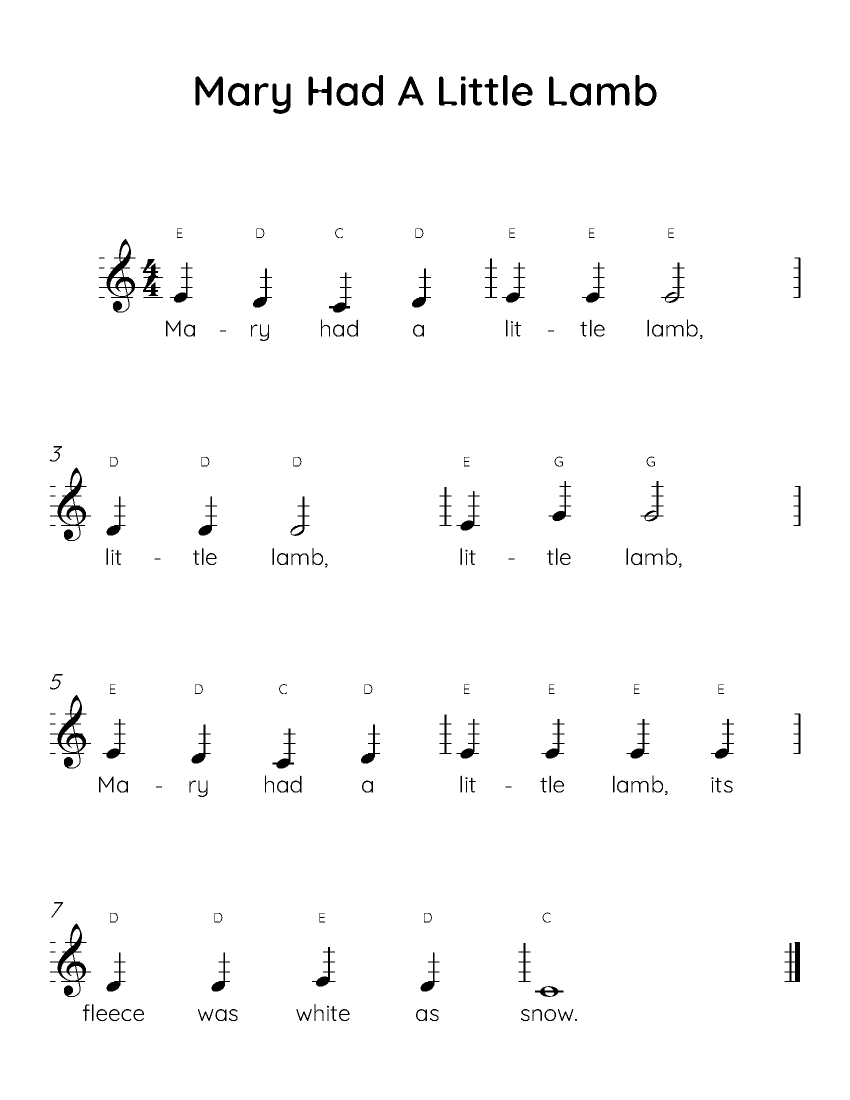
#> input picture no_lines.png, 1700 x 2200 px (shown at 1/2 size)
$ python -i preprocess.py   (imports and definitions only)
#> lines starting #> are read from the running program, lines starting #| are printed output that depends on the picture; after the words box and inside, x2 and y2 are one past the last pixel; in counts of white or black regions, pixels touching at a corner belong together
#> further down, picture is the input picture: shape (2200, 1700, 3); 98.2% white; 195 black regions (7 under 20 px), largest, box (x1, y1, x2, y2) and area: (198, 478, 326, 625) 3896, (100, 1390, 182, 1537) 2637, (100, 935, 182, 1082) 2631
# from edge import canny
import cv2
import os
import math
import numpy as np
import matplotlib.pyplot as plt
from musics import Note


# reads input file as a numpy image
# returns grayscale version of image, and gaussian blurred image
# [136 lines left out: functions filter_img, display_imgs, set_blob_params, find_blobs, create_note_objs, crop_to_note and 1 more, not called in this run]


##  ---------  Line Removal  -------------

'''
    Remove horizontal lines from input img
    input:
        img -> cv2 original sheet music image (3-channel)
        gray -> cv2 grayscale sheet music image

    output:
        result -> image reconstructed around removed lines
        no_lines -> image with staff lines deleted, but notes not reconstructed
        only_lines -> image with just identified staff lines masked out, used in line detector
'''
# based on a process described here: https://stackoverflow.com/questions/46274961/removing-horizontal-lines-in-image-opencv-python-matplotlib
# [23 lines left out: function remove_horizontal, not called in this run]


# remove vertical (note verticals) lines from image
# expects image with horizontals already removed
def remove_vertical(img):
    invert_img = cv2.bitwise_not(img)  # convert to white being notes
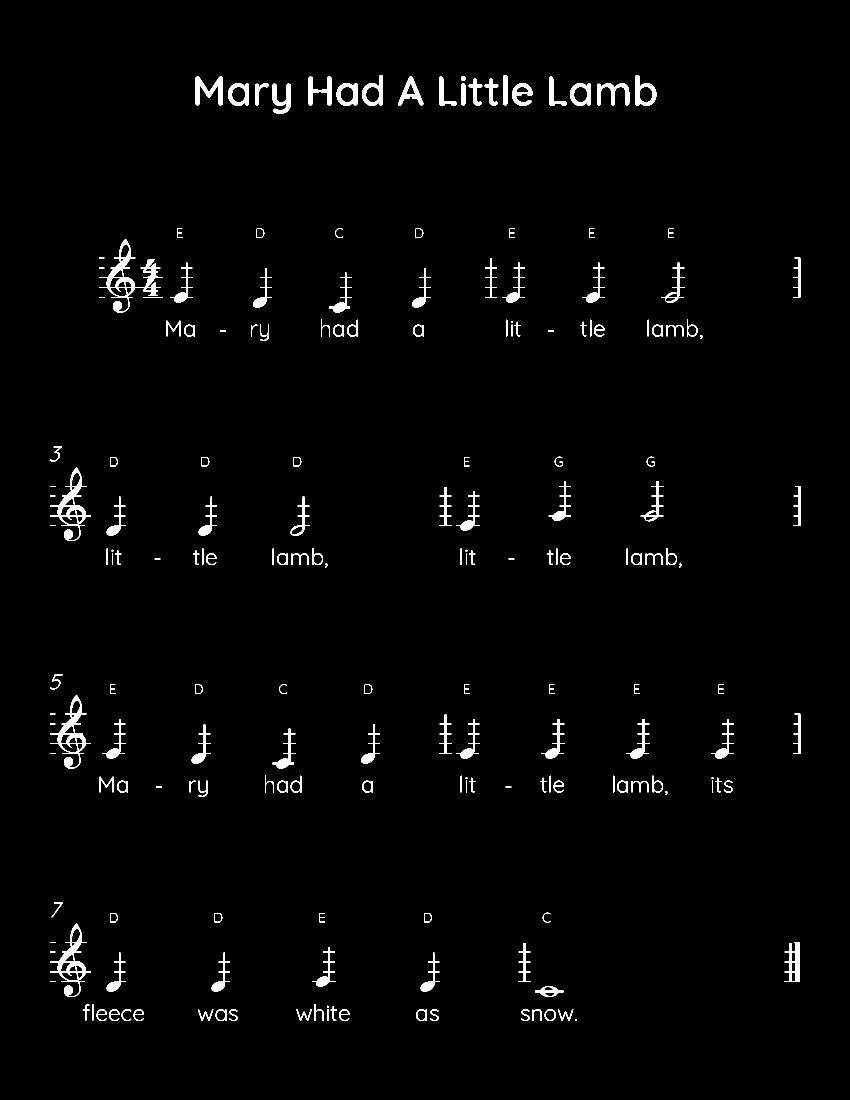
#> invert_img: shape (2200, 1700, 3) (shown at 1/2 size); 1.8% white; 195 white regions (7 under 20 px), largest, box (x1, y1, x2, y2) and area: (198, 478, 326, 625) 3896, (100, 1390, 182, 1537) 2637, (100, 935, 182, 1082) 2631

    kernel = np.ones((5, 5),np.uint8)  # create kernel
    result = cv2.erode(invert_img,kernel,iterations = 1)  # erode image with kernel
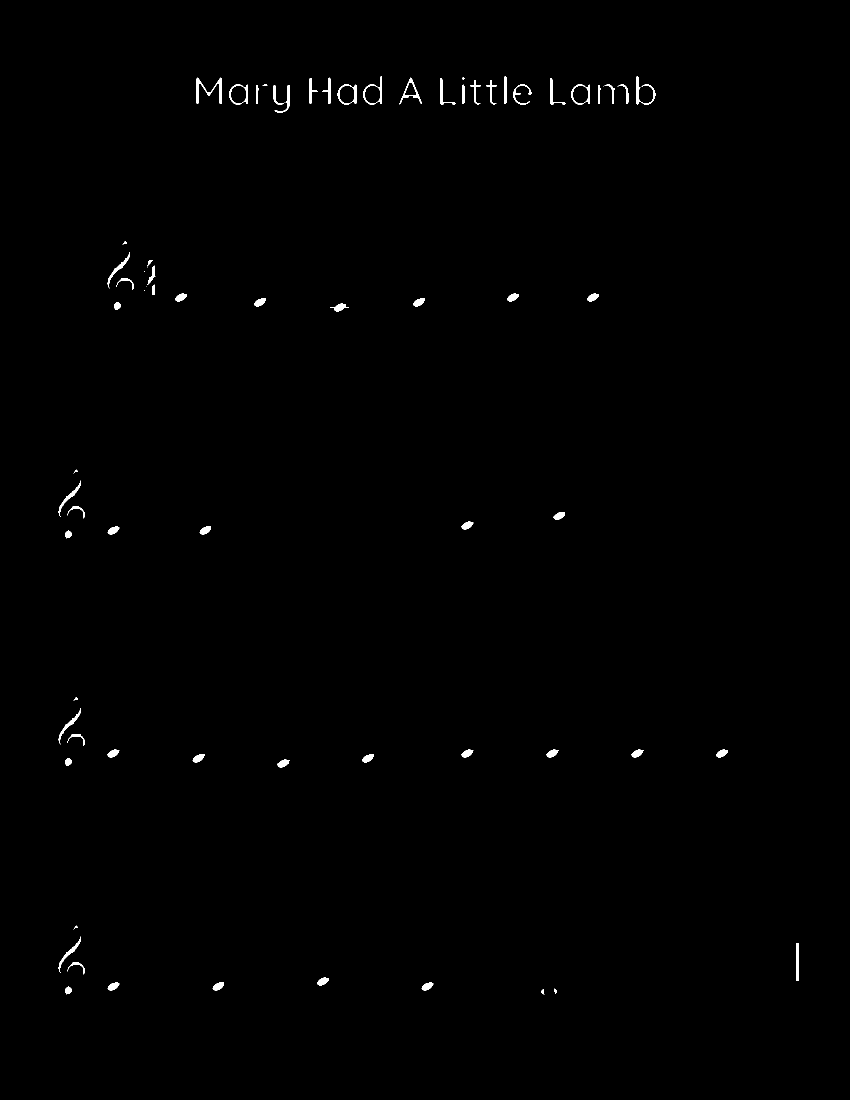
#> result: shape (2200, 1700, 3) (shown at 1/2 size); 0.43% white; 74 white regions (7 under 20 px), largest, box (x1, y1, x2, y2) and area: (393, 155, 444, 208) 660, (726, 152, 764, 210) 469, (1273, 152, 1311, 210) 464

    result = cv2.bitwise_not(result)  # convert back to black being notes
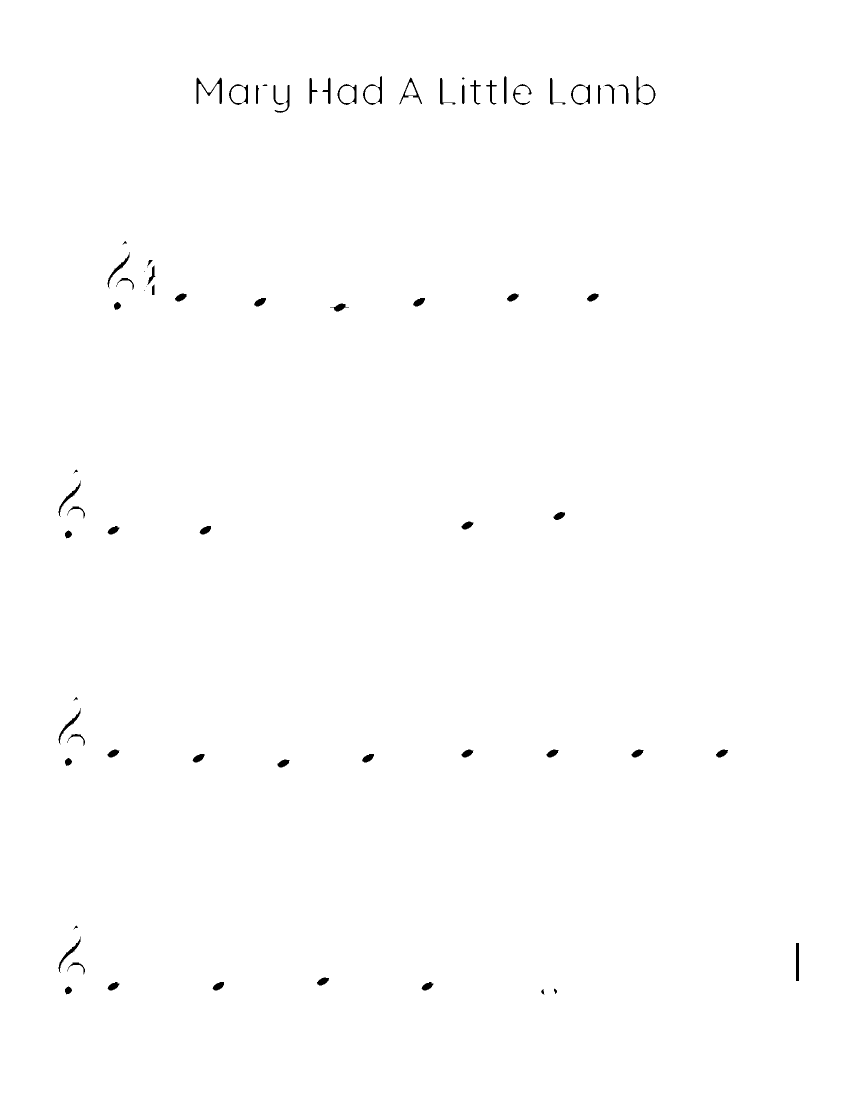
#> result: shape (2200, 1700, 3) (shown at 1/2 size); 99.6% white; 74 black regions (7 under 20 px), largest, box (x1, y1, x2, y2) and area: (393, 155, 444, 208) 660, (726, 152, 764, 210) 469, (1273, 152, 1311, 210) 464

    return result


## ---------  Line Detection  -------------
'''
    Finds y coordinates of staff lines using HoughLines
    input:
        img -> cv2 original sheet music image
        edges -> super_canny version of sheet music
        min_gap -> minimum distance between line y coordinates
        show_img -> flag to show image with lines drawn

    output:
        ys -> y coordinates of lines found
'''
# [23 lines left out: function get_line_coords, not called in this run]


'''
    Removes outlier lines from y coordinates
    input:
        ys -> y coordinates found
    outpus:
        refined_ys -> ys with outliers removed
'''
# [24 lines left out: functions refine_line_coords, get_base_lines, not called in this run]

>>> import cv2
>>> picture = cv2.imread('no_lines.png')
>>> result = remove_vertical(picture)
